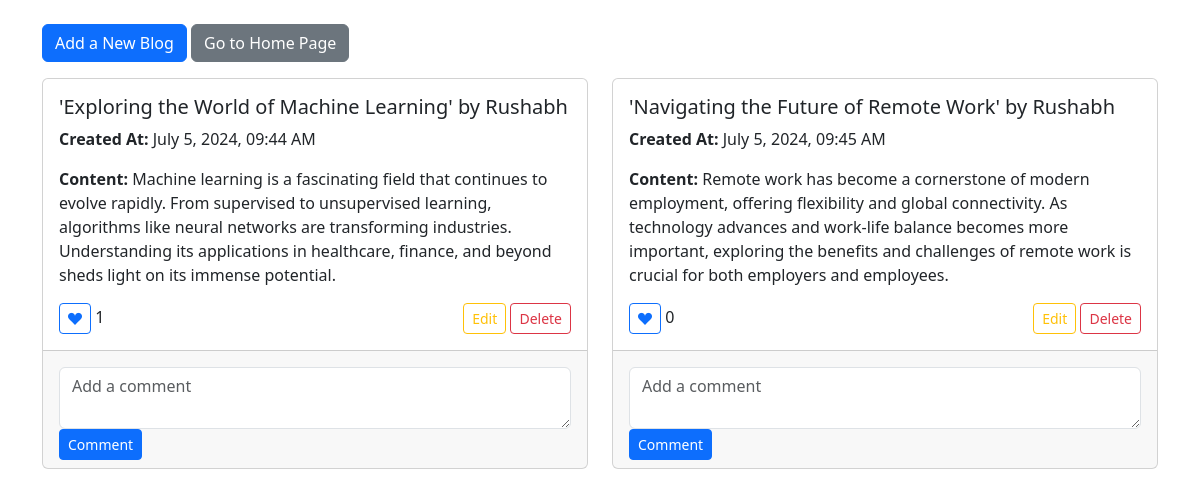
Screenshot of /blog/browse (signed in) with the database file from the repository.
### BlogApp/models.py (models this page shows, shortened)
class Blog(models.Model):
    title = models.CharField(max_length=100)
    author = models.ForeignKey(User, on_delete=models.CASCADE)
    content = models.TextField()
    created_at = models.DateTimeField(auto_now_add=True)
    last_updated_at = models.DateTimeField(auto_now=True)
    likes = models.ManyToManyField(User, related_name="liked_blogs", through="BlogLike")

### BlogApp/views.py (the view)
# urls.py: path("browse", views.browse, name="browse"),
@login_required
def browse(request):
    blogs = Blog.objects.all()
    return render(
        request,
        "BlogApp/browse.html",
        {
            "blogs": blogs,
        },
    )

### BlogApp/templates/BlogApp/browse.html (shortened to what this page needs)
{% extends "base.html" %}
{% block body %}
    <div class="container mt-4">
        <div class="mb-3">
            <a href="{% url 'BlogApp:add_blog' %}" class="btn btn-primary">Add a New Blog</a>
            <a href="{% url 'MyAuth:home' %}" class="btn btn-secondary">Go to Home Page</a>
        </div>
        <div class="row">
            {% for blog in blogs %}
                <div class="col-md-6 mb-4">
                    <div class="card">
                        <div class="card-body">
                            <h5 class="card-title">'{{ blog.title }}' by {{ blog.author }}</h5>
                            <p class="card-text"><strong>Created At:</strong> {{ blog.created_at | date:"F j, Y, h:i A" }}</p>
                            <p class="card-text"><strong>Content:</strong> {{ blog.content }}</p>
                            <div class="d-flex justify-content-between align-items-center">
                                <div>
                                    <button class="btn btn-sm btn-outline-primary like-button" data-id="{{ blog.id }}">
                                        <i class="bi bi-suit-heart-fill"></i>
                                    </button>
                                    <span class="ml-2"><span id="like-count-{{ blog.id }}">{{ blog.likes.count }}</span></span>
                                </div>
                                <div>
                                    <a href="{% url 'BlogApp:edit_blog' blog.id %}" class="btn btn-sm btn-outline-warning">Edit</a>
                                    <a href="{% url 'BlogApp:delete_blog' blog.id %}" class="btn btn-sm btn-outline-danger">Delete</a>
                                </div>
                            </div>
                        </div>
                        <div class="card-footer">
                            {% if user.is_authenticated %}
                                <form class="comment-form mt-2" data-id="{{ blog.id }}">
                                    <div class="form-group">
                                        <textarea name="content" class="form-control" placeholder="Add a comment"></textarea>
                                    </div>
                                    <button type="submit" class="btn btn-primary btn-sm">Comment</button>
                                </form>
                            {% else %}
                                <p><a href="{% url 'login' %}" class="text-primary">Log in</a> to add a comment.</p>
                            {% endif %}
                        </div>
                    </div>
                </div>
            {% endfor %}
        </div>
    </div>
{% endblock %}

### BlogApp/templates/base.html (shortened to what this page needs)
{% load static %}
<!DOCTYPE html>
<html lang="en">
<head>
    <link href="https://cdn.jsdelivr.net/npm/bootstrap@5.3.3/dist/css/bootstrap.min.css" rel="stylesheet">
    <link href="https://cdn.jsdelivr.net/npm/bootstrap-icons/font/bootstrap-icons.css" rel="stylesheet">
</head>
<body>
    {% block body %}{% endblock %}
</body>
</html>

### rows the page displays
Blog: title "Exploring the World of Machine Learning", author "Rushabh", created_at "July 5, 2024, 09:44 AM", content "Machine learning is a fascinating field that continues to evolve rapidly. From supervised to unsupervised learning, algorithms like neural networks are transforming industries. Understanding its applications in healthcare, finance, and beyond sheds light on its immense potential.", likes.count "1"
Blog: title "Navigating the Future of Remote Work", author "Rushabh", created_at "July 5, 2024, 09:45 AM", content "Remote work has become a cornerstone of modern employment, offering flexibility and global connectivity. As technology advances and work-life balance becomes more important, exploring the benefits and challenges of remote work is crucial for both employers and employees.", likes.count "0"
